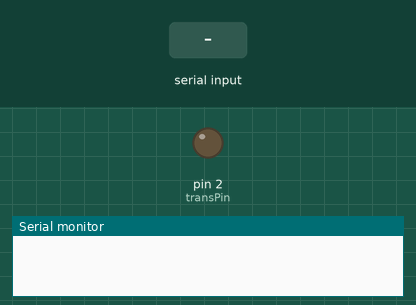
Recording of a sketch running on a simulated Arduino Uno, built with avr-gcc and run on an emulated ATmega328P. Shown: output pins drawn as LEDs (lit = HIGH), the last lines printed to the serial monitor. Inputs (shaded band) come from the test bench.

Above: at 1.2 s.
1.3 s: "F" received over Serial
At 1.7 s:
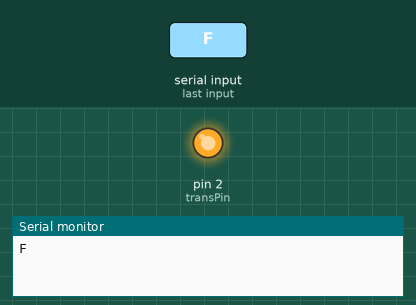
2.8 s: "M" received over Serial
At 4.2 s:
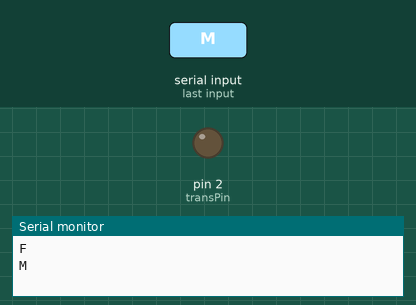
Timing chart, 0 to 5.8 s (numbered marks = the images above; inputs shaded):
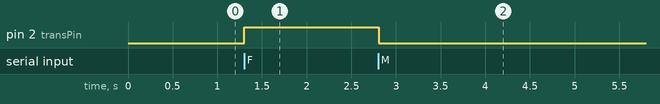

The sketch:

satire.ino
```cpp
#define failLED 5
#define transPin 2
#define winLED 3

//redefine as needed

void setup() {
 Serial.begin(9600);
}

void noGender()
{
  digitalWrite(failLED,LOW);
  analogWrite(transPin,LOW);
  digitalWrite(winLED,LOW);
}

void gender(bool isMale)
{
  if(isMale)
  {
    digitalWrite(winLED,HIGH);
    digitalWrite(failLED,LOW);
    analogWrite(transPin,LOW);
    return;
  }
  digitalWrite(winLED,LOW);
  digitalWrite(failLED,HIGH);
  analogWrite(transPin,150);
  //female

}

void loop() {
 if (Serial.available() > 0) {
    char incomingBytes = Serial.read();
    Serial.println(incomingBytes);

    switch(incomingBytes)
    {
      case 'F':
      gender(false);
      break;

      case 'M':
      gender(true);
      break;

      default:
      noGender();
      break;
    }
}
delay(10);
}
```

Measured:
- after the input at 1.3 s, pin 2 (transPin): LOW → HIGH at once
- after the input at 2.8 s, pin 2 (transPin): HIGH → LOW at once
